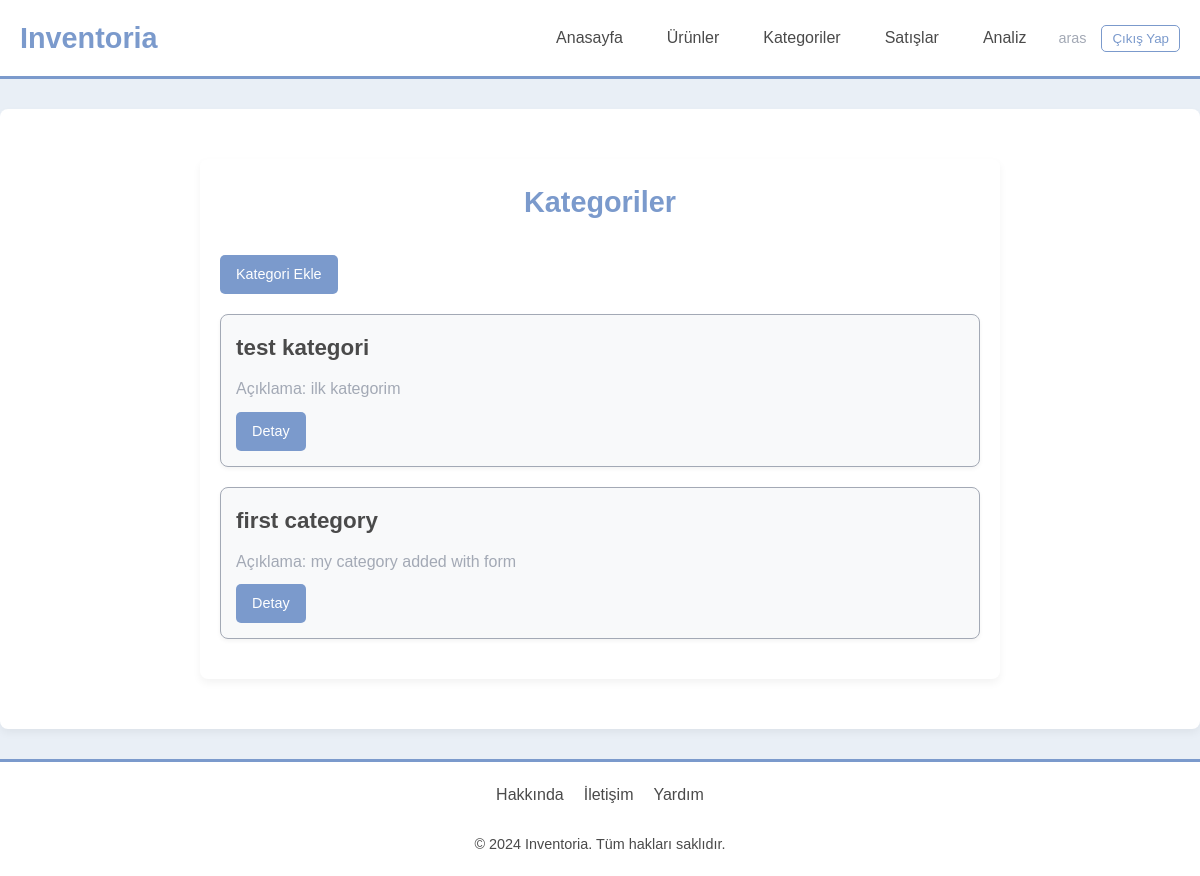
Before: /category/ (signed in) with the older database file.
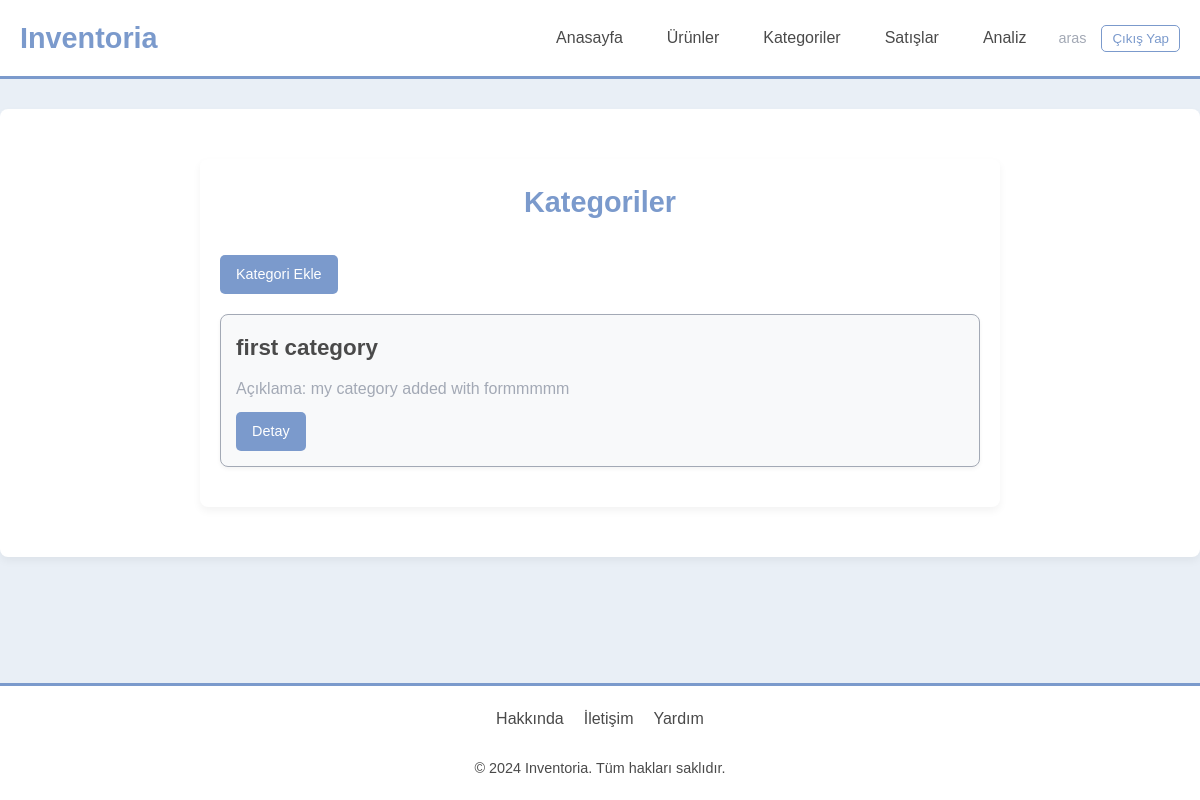
After: the same page with the newer database file.
### category/models.py (models this page shows, shortened)
class Category(models.Model):
    name = models.CharField(max_length=100)
    description = models.TextField(blank=True, null=True)

### category/views.py (the view)
# urls.py: path('', views.category_list, name='list'),
@login_required
def category_list(request):
    categories = Category.objects.all()
    return render(request, 'category_list.html', {'categories': categories})

### category/templates/category_list.html (shortened to what this page needs)
{% extends 'base.html' %}
{% load static %}
{% block custom_css %}
<link rel="stylesheet" href="{% static 'css/category/category_list.css' %}">
{% endblock custom_css %}
{% block content %}
<div class="category-page-container">
    <h1>Kategoriler</h1>
    <a href="{% url 'category:create' %}" class="btn btn-primary cat-title">Kategori Ekle</a>
    {% if categories %}
        <ul>
            {% for category in categories %}
                <li>
                    <h2>{{ category.name }}</h2>
                    <p>Açıklama: {{ category.description }}</p>
                    <a href="{% url 'category:detail' category.id %}" class="btn btn-primary">Detay</a>
                </li>
            {% endfor %}
        </ul>
    {% else %}
        <p class="no-category">Henüz kategori yok.</p>
    {% endif %}
</div>
{% endblock content %}

Changed rows visible on the page:
removed Category: name "test kategori", description "ilk kategorim"
changed Category "first category": description "my category added with form" → "my category added with formmmmm"
